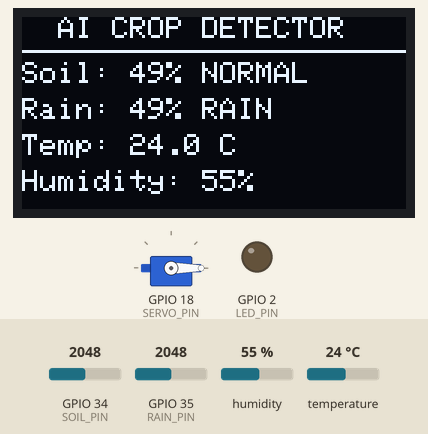
This sketch was run on a simulated ESP32. On the bench: 128×64 one-colour display, servo, output pins drawn as LEDs (lit = HIGH). Inputs (shaded band) come from the test bench; at power-on: GPIO 34 (SOIL_PIN) = 2048, GPIO 35 (RAIN_PIN) = 2048, humidity 55 %, temperature 24 °C. What the sketch prints to the serial monitor is not drawn.

Above: at 3.2 s.
3.3 s: GPIO 34 (SOIL_PIN) set to 1269
At 5.2 s:
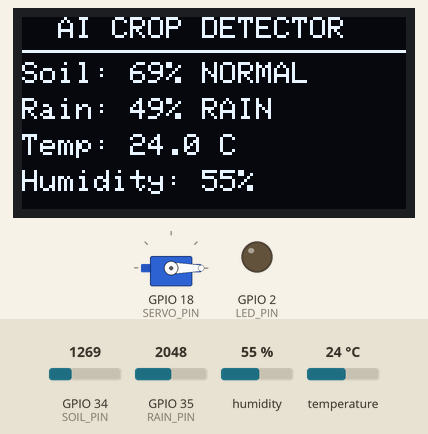
6.0 s: GPIO 34 (SOIL_PIN) set to 1200
At 7.7 s:
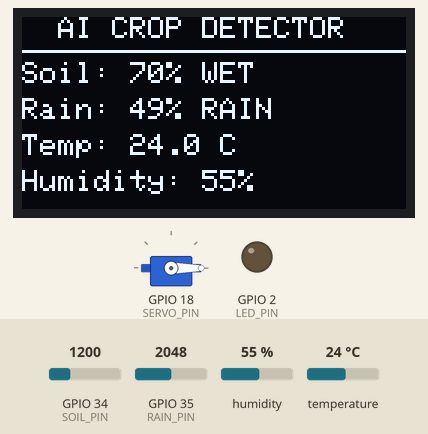
8.7 s: GPIO 35 (RAIN_PIN) set to 2780
At 11.4 s:
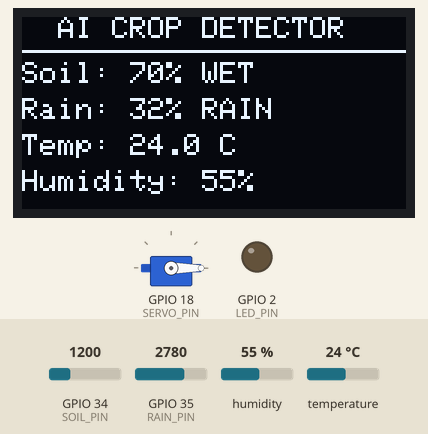
11.8 s: GPIO 35 (RAIN_PIN) set to 2898
At 12.7 s:
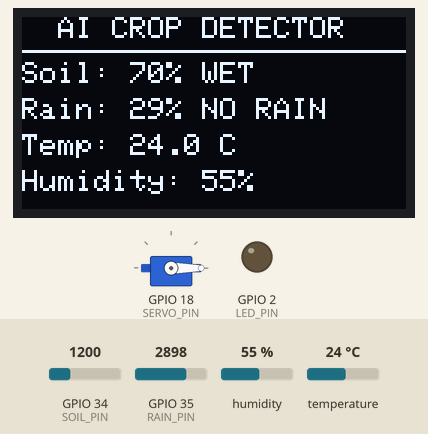
14.5 s: GPIO 34 (SOIL_PIN) set to 2817
At 17.7 s:
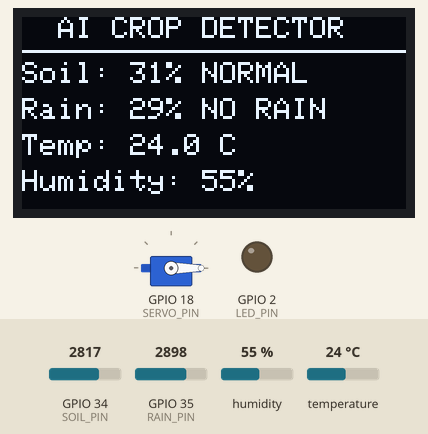
18.0 s: GPIO 34 (SOIL_PIN) set to 2905
At 19.0 s:
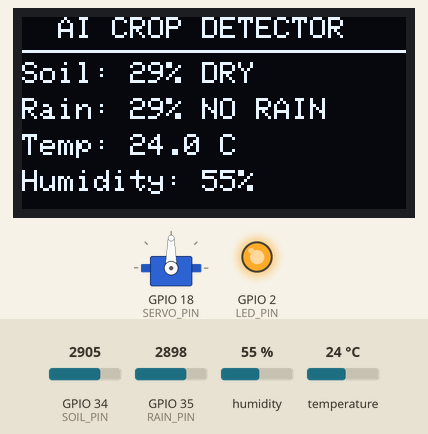
Timing chart, 0 to 21.0 s (numbered marks = the images above; inputs shaded):
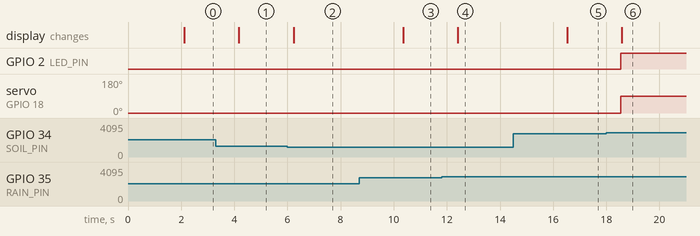

Measured:
- the behaviour switches between 1229 and 1228 on GPIO 34 (SOIL_PIN) (found by bisection; images 1 and 2)
- the behaviour switches between 2825 and 2826 on GPIO 35 (RAIN_PIN) (found by bisection; images 3 and 4)
- the behaviour switches between 2866 and 2867 on GPIO 34 (SOIL_PIN) (found by bisection; images 5 and 6)
- after the input at 3.3 s, the display: changes after 0.87 s (image 1)
- after the input at 6.0 s, the display: changes after 0.23 s (image 2)
- after the input at 8.7 s, the display: changes after 1.6 s (image 3)
- after the input at 11.8 s, the display: changes after 0.61 s (image 4)
- after the input at 14.5 s, the display: changes after 2.0 s (image 5)
- after the input at 18.0 s, GPIO 2 (LED_PIN): LOW → HIGH after 0.55 s; servo on GPIO 18 (SERVO_PIN): 0° → 90° after 0.55 s; the display: changes after 0.59 s (image 6)

The sketch:

finalAiCropDetector.ino
```cpp
#include <Wire.h>
#include <Adafruit_GFX.h>
#include <Adafruit_SSD1306.h>
#include <DHT.h>
#include <ESP32Servo.h>

// ================= OLED =================
#define SCREEN_WIDTH 128
#define SCREEN_HEIGHT 64
#define OLED_RESET -1
#define OLED_ADDR 0x3C

#define SDA_PIN 21
#define SCL_PIN 22

Adafruit_SSD1306 display(
  SCREEN_WIDTH,
  SCREEN_HEIGHT,
  &Wire,
  OLED_RESET
);

// ================= SENSORS =================
#define SOIL_PIN 34
#define RAIN_PIN 35

#define DHT_PIN 4
#define DHT_TYPE DHT11

DHT dht(DHT_PIN, DHT_TYPE);

// ================= SERVO =================
#define SERVO_PIN 18
Servo servo;

// ================= LED =================
#define LED_PIN 2


void setup() {

  Serial.begin(115200);

  // ---------- I2C ----------
  Wire.begin(SDA_PIN, SCL_PIN);

  // ---------- OLED ----------
  if (!display.begin(SSD1306_SWITCHCAPVCC, OLED_ADDR)) {
    Serial.println("OLED NOT FOUND!");
    while (true);
  }

  // ---------- DHT ----------
  dht.begin();

  // ---------- LED ----------
  pinMode(LED_PIN, OUTPUT);
  digitalWrite(LED_PIN, LOW);

  // ---------- SERVO ----------
  servo.attach(SERVO_PIN);
  servo.write(0);

  // ---------- Starting screen ----------
  display.clearDisplay();
  display.setTextColor(SSD1306_WHITE);

  display.setTextSize(1);
  display.setCursor(18, 5);
  display.println("AI CROP DETECTOR");

  display.setCursor(25, 25);
  display.println("Starting...");

  display.display();

  delay(2000);
}


void loop() {

  // =================================================
  // READ SENSORS
  // =================================================

  int soilRaw = analogRead(SOIL_PIN);
  int rainRaw = analogRead(RAIN_PIN);

  float temperature = dht.readTemperature();
  float humidity = dht.readHumidity();


  // =================================================
  // CONVERT TO PERCENTAGE
  // =================================================

  // Soil:
  // Dry -> high ADC
  // Wet -> low ADC
  int soilPercent = map(soilRaw, 4095, 0, 0, 100);
  soilPercent = constrain(soilPercent, 0, 100);


  // Rain sensor:
  // Usually wet/rain -> lower ADC
  int rainPercent = map(rainRaw, 4095, 0, 0, 100);
  rainPercent = constrain(rainPercent, 0, 100);


  // =================================================
  // DETERMINE CONDITIONS
  // =================================================

  String soilStatus;

  if (soilPercent < 30) {
    soilStatus = "DRY";
  }
  else if (soilPercent < 70) {
    soilStatus = "NORMAL";
  }
  else {
    soilStatus = "WET";
  }


  String rainStatus;

  if (rainPercent > 30) {
    rainStatus = "RAIN";
  }
  else {
    rainStatus = "NO RAIN";
  }


  // =================================================
  // SERVO + LED LOGIC
  // =================================================

  if (soilPercent < 30 && rainPercent < 30) {

    // Soil dry + no rain
    // Servo ON
    servo.write(90);

    // LED ON
    digitalWrite(LED_PIN, HIGH);

  }
  else {

    // No watering required
    servo.write(0);

    digitalWrite(LED_PIN, LOW);
  }


  // =================================================
  // SERIAL MONITOR
  // =================================================

  Serial.println();
  Serial.println("========== CROP STATUS ==========");

  Serial.print("Soil Raw: ");
  Serial.println(soilRaw);

  Serial.print("Soil Moisture: ");
  Serial.print(soilPercent);
  Serial.println("%");

  Serial.print("Rain Raw: ");
  Serial.println(rainRaw);

  Serial.print("Rain: ");
  Serial.print(rainPercent);
  Serial.println("%");

  Serial.print("Temperature: ");

  if (isnan(temperature))
    Serial.println("ERROR");
  else {
    Serial.print(temperature);
    Serial.println(" C");
  }

  Serial.print("Humidity: ");

  if (isnan(humidity))
    Serial.println("ERROR");
  else {
    Serial.print(humidity);
    Serial.println("%");
  }

  Serial.print("Soil Status: ");
  Serial.println(soilStatus);

  Serial.print("Rain Status: ");
  Serial.println(rainStatus);


  // =================================================
  // OLED DISPLAY
  // =================================================

  display.clearDisplay();

  display.setTextColor(SSD1306_WHITE);

  display.setTextSize(1);

  display.setCursor(12, 0);
  display.println("AI CROP DETECTOR");

  display.drawLine(0, 11, 127, 11, SSD1306_WHITE);


  display.setCursor(0, 15);
  display.print("Soil: ");
  display.print(soilPercent);
  display.print("% ");
  display.println(soilStatus);


  display.setCursor(0, 27);
  display.print("Rain: ");
  display.print(rainPercent);
  display.print("% ");
  display.println(rainStatus);


  display.setCursor(0, 39);
  display.print("Temp: ");

  if (isnan(temperature))
    display.print("--");
  else
    display.print(temperature, 1);

  display.println(" C");


  display.setCursor(0, 51);
  display.print("Humidity: ");

  if (isnan(humidity))
    display.print("--");
  else
    display.print(humidity, 0);

  display.println("%");


  display.display();


  delay(2000);
}
```
